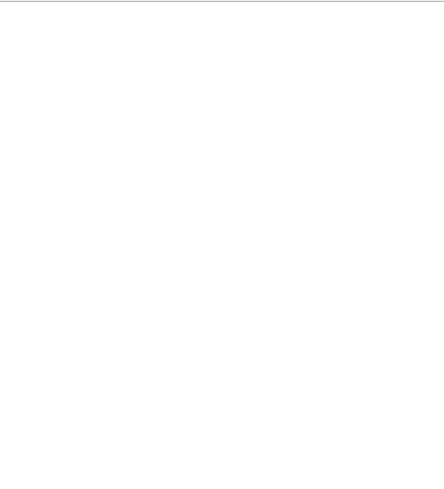
<?xml version="1.0" encoding="UTF-8"?>
<ui version="4.0">
 <class>History</class>
 <widget class="QDialog" name="History">
  <property name="geometry">
   <rect>
    <x>0</x>
    <y>0</y>
    <width>444</width>
    <height>489</height>
   </rect>
  </property>
  <property name="windowTitle">
   <string>Dialog</string>
  </property>
  <widget class="QListWidget" name="List_History">
   <property name="geometry">
    <rect>
     <x>-5</x>
     <y>1</y>
     <width>451</width>
     <height>491</height>
    </rect>
   </property>
  </widget>
 </widget>
 <resources/>
 <connections/>
</ui>
